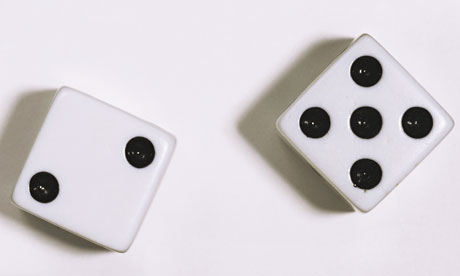
#> input picture Dice-007.jpg, 460 x 276 px
$ python Main.py
#> lines starting #> are read from the running program, lines starting #| are printed output that depends on the picture; after the words box and inside, x2 and y2 are one past the last pixel; in counts of white or black regions, pixels touching at a corner belong together
import cv2 as opencv
import numpy as np
import matplotlib.pyplot as plt
from skimage import data, io, filters, exposure


def treshhold(img):
    x = np.percentile(img, 3.5)
    std = np.std(img)
    if (std < 0.146):
        x -= (10.0 / 255.0)
    else:
        x += (50.0 / 255.0)
    if (img.shape[1] > 1500): x -= (5.0 / 255.0)
    if (std < 0.098): x -= (50.0 / 255.0)
    return (img > x) * 1.0


def increase_contrast(img):
    percmin = 0.3
    percmax = 2.0
    MIN = np.percentile(img, percmin)
    MAX = np.percentile(img, 100 - percmax)
    norm = (img - MIN) / (MAX - MIN)
    norm[norm[:, :] > 1] = 1
    norm[norm[:, :] < 0] = 0
    return norm


def count_blobs(image):
    params = opencv.SimpleBlobDetector_Params()
    params.filterByColor = True
    params.blobColor = 255
    params.minArea = 500
    # Disable the default settings
    params.filterByInertia = False
    params.filterByConvexity = False
    detector = opencv.SimpleBlobDetector_create(params)
    keypoints = detector.detect(image)
    im_with_keypoints = opencv.drawKeypoints(
        image, keypoints, np.array([]), (0,0,255),
        opencv.DRAW_MATCHES_FLAGS_DRAW_RICH_KEYPOINTS)
    return keypoints, im_with_keypoints


image = io.imread("Dice-007.jpg", as_gray=True)
#> image: shape (276, 460) float64; min 0.0316, max 0.997, mean 0.824
image = increase_contrast(image)
#> in increase_contrast, `MIN = np.percentile(img, percmin)`: MIN = 0.0809
#> in increase_contrast, `MAX = np.percentile(img, 100 - percmax)`: MAX = 0.932
#> in increase_contrast, `norm[norm[:, :] > 1] = 1`: norm: shape (276, 460) float64; min -0.0579, max 1, mean 0.874
#> in increase_contrast, `norm[norm[:, :] < 0] = 0`: norm: shape (276, 460) float64; min 0, max 1, mean 0.874
image = treshhold(image)
#> in treshhold, `x = np.percentile(img, 3.5)`: x = 0.0563
#> in treshhold, `std = np.std(img)`: std = 0.226
#> in treshhold, `x += (50.0 / 255.0)`: x = 0.252
#> in treshhold, `return (img > x) * 1.0`:
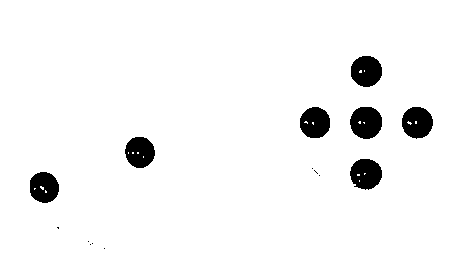
#> returned value: shape (276, 460) float64; values 0 (black) and 1 (white), 95.9% white; 15 black regions (8 under 20 px), largest, box (x1, y1, x2, y2) and area: (350, 107, 382, 139) 811, (350, 159, 382, 190) 761, (351, 56, 382, 87) 759
image = (image/256).astype('uint8')
#> image: shape (276, 460); every value is 0
kp, im = count_blobs(image)
#> in count_blobs, `keypoints = detector.detect(image)`: keypoints = ()
#> in count_blobs, `im_with_keypoints = opencv.drawKeypoints( image, keypoints, np.array([..`: im_with_keypoints: shape (276, 460, 3); every value is 0
#> kp = ()
print(kp)
print(im)
#> (printed output is left out)
fig, ax = plt.subplots(ncols=1, nrows=1, figsize=(30, 15))
ax.imshow(image, cmap=plt.cm.gray)
plt.show()

$ run again, with _pdp_sq_.jpg copied over Dice-007.jpg
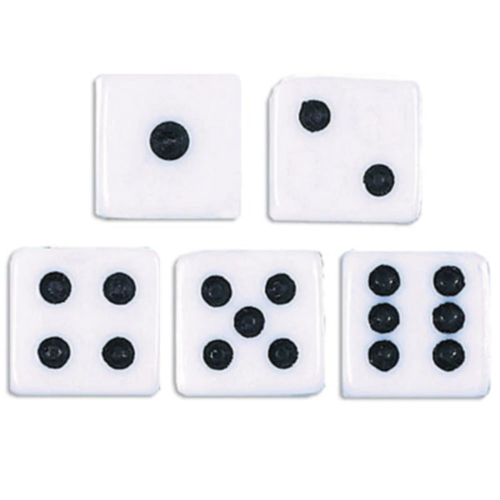
#> input picture _pdp_sq_.jpg, 1000 x 1000 px (shown at 1/2 size)
#> MIN = 0.0717
#> MAX = 1
#> in treshhold, `x = np.percentile(img, 3.5)`: x = 0.0888
#> std = 0.211
#> in treshhold, `x += (50.0 / 255.0)`: x = 0.285
#> in treshhold, `return (img > x) * 1.0`:
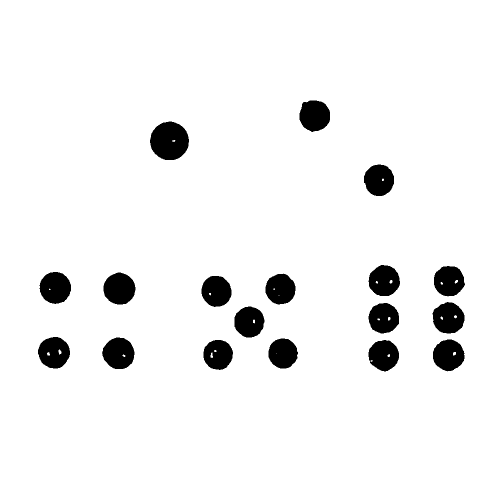
#> returned value: shape (1000, 1000) float64 (shown at 1/2 size); values 0 (black) and 1 (white), 94.5% white; 18 black regions, largest, box (x1, y1, x2, y2) and area: (300, 243, 378, 320) 4658, (207, 545, 271, 609) 3169, (79, 544, 142, 608) 3115
#> keypoints = ()
#> im_with_keypoints: shape (1000, 1000, 3); every value is 0
#> (printed output is left out)
